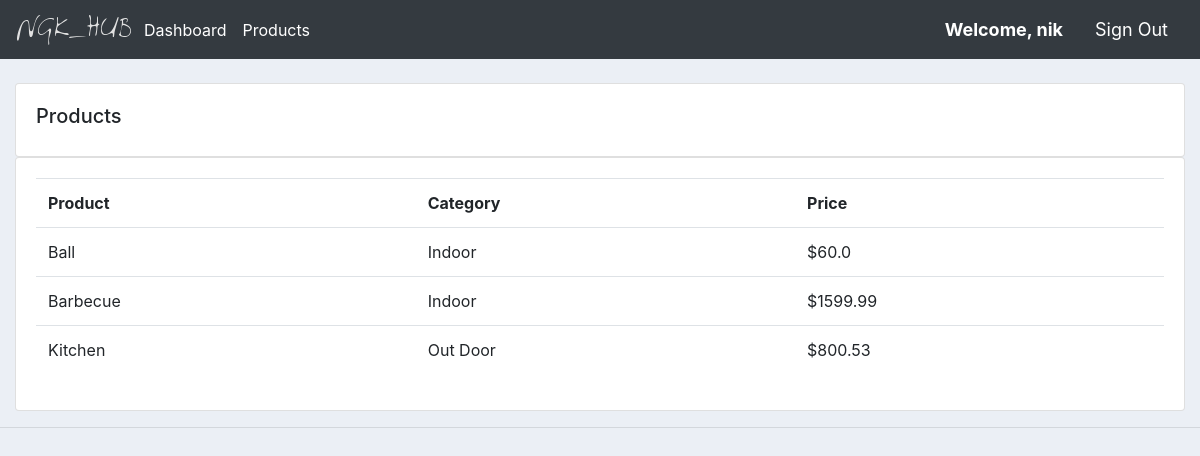
Screenshot of /products/ (signed in) with the database file from the repository.
### base/models.py (models this page shows, shortened)
class Product(models.Model):
	CATEGORY = (
			('Indoor','Indoor'),
			('Out Door','Out Door'),
			)
	name = models.CharField(max_length=100, null=True)
	price = models.FloatField(null=True)
	description = models.CharField(max_length=400,null=True, blank=True)
	date_created = models.DateTimeField(auto_now_add=True,null=True)
	category = models.CharField(max_length=100, null=True, choices=CATEGORY)
	tag = models.ManyToManyField(Tag)

### base/decorators.py (the view)
		def wrapper_func(request, *args, **kwargs):
			group = None
			if request.user.groups.exists():
				group = request.user.groups.all()[0].name
			if group in allowed_roles:
				return view_func(request, *args, **kwargs)
			else:
				return HttpResponse('You are not authorized to view this page.')

### base/views.py (called while the page is built)
@login_required(login_url='login')
@allowed_users(allowed_roles=['Admin'])
def productsView(request):
	products = Product.objects.all().order_by('name')
	context = {
		'products':products,
	}
	return render(request,'main/products.html', context)

### templates/main/products.html
{% extends 'basic/base.html' %}
{% block content %}
<br>
<div class="row">
	<div class="col-md">
		<div class="card card-body">
			<h5>Products</h5>
		</div>
		<div class="card card-body">
			<table class="table">
				<tr>
					<th>Product</th>
					<th>Category</th>
					<th>Price</th>
				</tr>
				{% for product in products %}
				<tr>
					<td>{{product.name}}</td>
					<td>{{product.category}}</td>
					<td>${{product.price}}</td>
				</tr>
				{%endfor%}
			</table>
		</div>
	</div>
</div>
{%endblock%}

### templates/basic/navbar.html (shortened to what this page needs)
{%load static%}
<nav class="navbar navbar-expand-lg navbar-dark bg-dark">
 <img src="{% static 'images/logo.png' %}">
  <div class="collapse navbar-collapse" id="navbarNav">
    <ul class="navbar-nav">
      {% if request.user.is_staff or not request.user.is_authenticated %}
      <li class="nav-item active">
        <a class="nav-link" href="{% url 'home' %}">Dashboard</a>
      </li>
      <li class="nav-item active">
        <a class="nav-link" href="{% url 'products' %}">Products</a>
      </li>
      {%else%}
      <li class="nav-item active">
        <a class="nav-link" href="{% url 'settings' %}">Settings</a>
      </li>
      {% endif %}
    </ul>
  </div>
  {% if request.user.is_authenticated %}
    <b><span class="nav-link msg">Welcome, {{request.user}}</span></b>
    <a class="nav-link msg" href="{% url 'logout' %}"><span>Sign Out</span></a>
  {% else %}
    <a class="nav-link msg" href="{% url 'login' %}"><span>Sign In</span></a>
    <a class="nav-link msg" href="{% url 'signup' %}"><span>Sign Up</span></a>
  {% endif %}
</nav>

### static/css/home.css (style rules this page uses)
body { background-color: #ebeff5; }

### templates/basic/navbar.html (style rules this page uses)
.msg { font-size: 18px; color: #fff; }

### rows the page displays
Product: name "Ball", category "Indoor", price "60.0"
Product: name "Barbecue", category "Indoor", price "1599.99"
Product: name "Kitchen", category "Out Door", price "800.53"

### other values shown
{{ request.user }} "nik"
